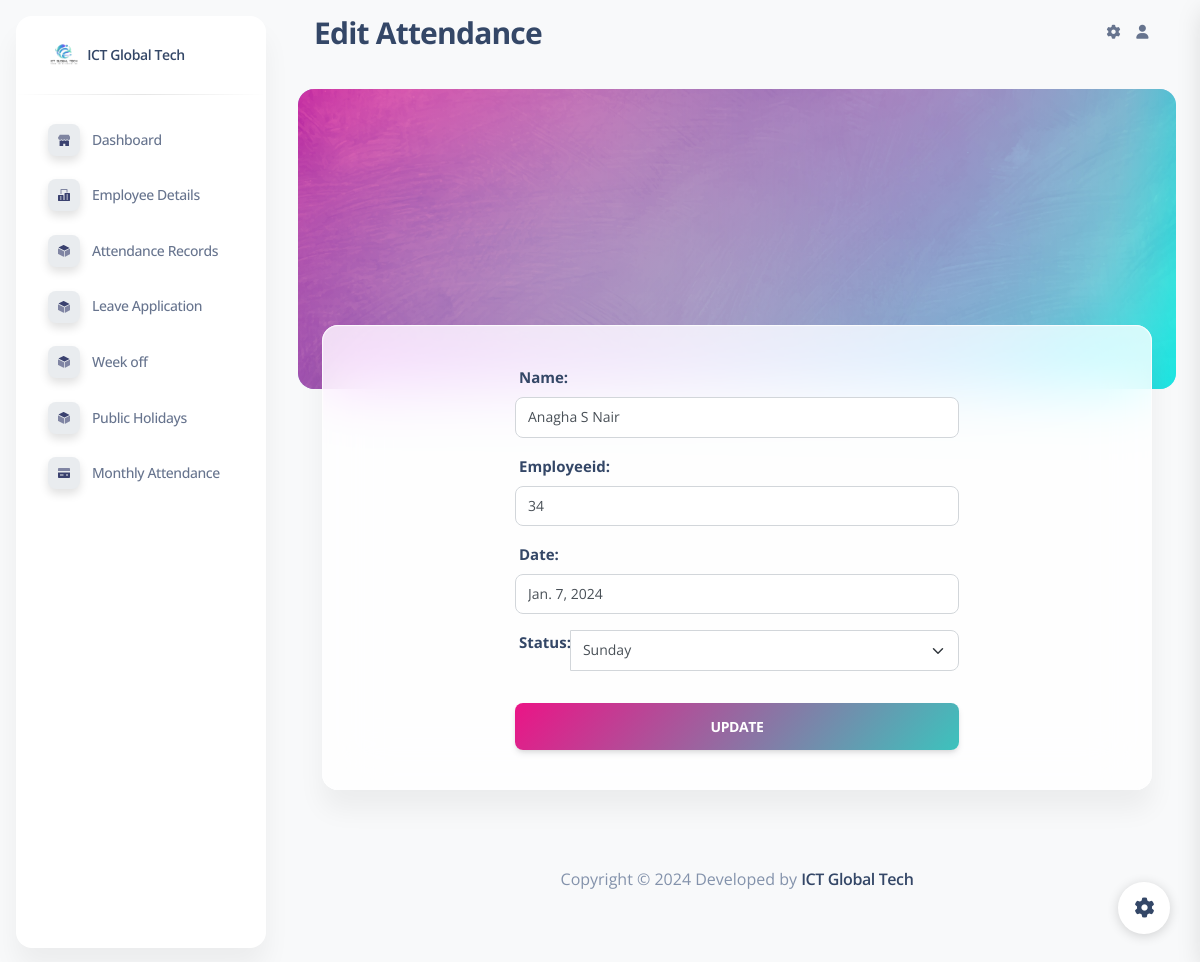
Page /editattendance/6758 on the committed database.
### attendance_app/models.py (models this page shows)
class ExtraModel(models.Model):
    name=models.CharField(max_length=30)
    employeeid=models.CharField(max_length=30)
    date=models.DateField(blank=True, null=True)
    status=models.CharField(max_length=40)
    login=models.CharField(max_length=20)

### attendance_app/views.py (the view)
# urls.py: path('editattendance/<int:employee_id>', views.editattendance, name='editattendance'),
def editattendance(request, employee_id):
    extra_instances = ExtraModel.objects.filter(id=employee_id)
    if not extra_instances.exists():
        return render(request, '404.html')  # Or handle appropriately for no matching records
    extra_instance = extra_instances.first()
    if request.method == 'POST':
        form = ExtraStatusForm(request.POST, instance=extra_instance)
        if form.is_valid():
            extra_instance.status = form.cleaned_data['status']
            extra_instance.save()
            return redirect(employeedetails)  # Adjust the URL name accordingly
    else:
        form = ExtraStatusForm(initial={'status': extra_instance.status})
    return render(request, 'editattendance.html', {'employee_details': extra_instance, 'form': form})

### attendance_app/forms.py
class ExtraStatusForm(forms.ModelForm):
    class Meta:
        model = ExtraModel
        fields = ['status']

### attendance_app/templates/editattendance.html (shortened to what this page needs)
<!DOCTYPE html>
<html lang="en">
<head>
  <link href=" /static/assets/css/nucleo-icons.css" rel="stylesheet" />
  <link href=" /static/assets/css/nucleo-svg.css" rel="stylesheet" />
  <link href=" /static/assets/css/nucleo-svg.css" rel="stylesheet" />
  <link id="pagestyle" href=" /static/assets/css/soft-ui-dashboard.css?v=1.0.7" rel="stylesheet" />
</head>
<body class="g-sidenav-show  bg-gray-100">
  <aside class="sidenav navbar navbar-vertical navbar-expand-xs border-0 border-radius-xl my-3 fixed-start ms-3 " id="sidenav-main">
    <div class="sidenav-header">
      <a class="navbar-brand m-0" href=" https://demos.creative-tim.com/soft-ui-dashboard/pages/dashboard.html " target="_blank">
        <img src="  /static/assets/img/ictlogotext.png " class="navbar-brand-img h-100" alt="main_logo">
        <span class="ms-1 font-weight-bold">ICT Global Tech</span>
      </a>
    </div>
    <hr class="horizontal dark mt-0">
    <div class="collapse navbar-collapse  w-auto " id="sidenav-collapse-main">
      <ul class="navbar-nav">
        <li class="nav-item">
          <a class="nav-link" href="/admindashboard/">
            <div class="icon icon-shape icon-sm shadow border-radius-md bg-white text-center me-2 d-flex align-items-center justify-content-center">
            </div>
            <span class="nav-link-text ms-1">Dashboard</span>
          </a>
        </li>
        <li class="nav-item">
          <a class="nav-link  " href="/employeedetails/">
            <div class="icon icon-shape icon-sm shadow border-radius-md bg-white text-center me-2 d-flex align-items-center justify-content-center">
            </div>
            <span class="nav-link-text ms-1">Employee Details</span>
          </a>
        </li>
        <li class="nav-item">
          <a class="nav-link  " href="/display_attendance/">
            <div class="icon icon-shape icon-sm shadow border-radius-md bg-white text-center me-2 d-flex align-items-center justify-content-center">
            </div>
            <span class="nav-link-text ms-1">Attendance Records</span>
          </a>
        </li>
        <li class="nav-item">
          <a class="nav-link  " href="/leavedisplay/">
            <div class="icon icon-shape icon-sm shadow border-radius-md bg-white text-center me-2 d-flex align-items-center justify-content-center">
            </div>
            <span class="nav-link-text ms-1">Leave Application</span>
          </a>
        </li>
        <li class="nav-item">
          <a class="nav-link  " href="/weekoff/">
            <div class="icon icon-shape icon-sm shadow border-radius-md bg-white text-center me-2 d-flex align-items-center justify-content-center">
            </div>
            <span class="nav-link-text ms-1">Week off</span>
          </a>
        </li>
        <li class="nav-item">
          <a class="nav-link  " href="/publicholidays/">
            <div class="icon icon-shape icon-sm shadow border-radius-md bg-white text-center me-2 d-flex align-items-center justify-content-center">
            </div>
            <span class="nav-link-text ms-1">Public Holidays</span>
          </a>
        </li>
        <li class="nav-item">
          <a class="nav-link  " href="/monthlyattendance/">
            <div class="icon icon-shape icon-sm shadow border-radius-md bg-white text-center me-2 d-flex align-items-center justify-content-center">
            </div>
            <span class="nav-link-text ms-1">Monthly Attendance</span>
          </a>
        </li>
  </aside>
  <main class="main-content position-relative max-height-vh-100 h-100 border-radius-lg ">
    <nav class="navbar navbar-main navbar-expand-lg px-0 mx-4 shadow-none border-radius-xl" id="navbarBlur" navbar-scroll="true">
      <div class="container-fluid py-1 px-3">
        <nav aria-label="breadcrumb">
          <h3 class="font-weight-bolder mb-0">Edit Attendance</h3>
        </nav>
        <div class="collapse navbar-collapse mt-sm-0 mt-2 me-md-0 me-sm-4" id="navbar">
          <ul class="navbar-nav  justify-content-end">
            <li class="nav-item px-3 d-flex align-items-center">
              <a href="javascript:;" class="nav-link text-body p-0">
                <i class="fa fa-cog fixed-plugin-button-nav cursor-pointer"></i>
              </a>
            </li>
            <li class="nav-item dropdown pe-2 d-flex align-items-center">
              <a href="javascript:;" class="nav-link text-body p-0" id="dropdownMenuButton" data-bs-toggle="dropdown" aria-expanded="false">
                <i class="fa fa-user me-sm-1"></i>
              </a>
            </li>
          </ul>
        </div>
      </div>
    </nav>
    <div class="container-fluid">
      <div class="page-header min-height-300 border-radius-xl mt-4" style="background-image: url('/static/assets/img/17918283.jpg'); background-position-y: 50%;">
        <span class="mask bg-gradient-primary opacity-6"></span>
      </div>
      <div class="card card-body blur shadow-blur mx-4 mt-n6 overflow-hidden">
        <div class="row gx-4">
          <main class="main-content mt-0">
    <section>
              <div class="container">
            <div class="row justify-content-center">
                <div class="col-xl-8">
                    <div class="card card-plain">
                        <div class="card-body">
                          <form role="form" method="POST" enctype="multipart/form-data">
                            <div class="col-md-12 mb-3">
                              <label class="form-label" style="font-size: 15px;">Name:</label>
                              <input type="text" class="form-control" name="name" value="{{employee_details.name}}">
                            </div>
                            <div class="col-md-12 mb-3">
                              <label class="form-label" style="font-size: 15px;">Employeeid:</label>
                              <input type="text" class="form-control" name="employeeid" value="{{employee_details.employeeid}}">
                            </div>
                            <div class="col-md-12 mb-3">
                              <label class="form-label" style="font-size: 15px;">Date:</label>
                              <input type="text" class="form-control" name="date" value="{{employee_details.date}}">
                            </div>
                            <div class="input-group input-group-outline mb-2">
                              <label class="form-label" style="font-size: 15px;">Status:</label>
                              <select class="form-select" name="status">
                                  <option value="Sunday" {% if employee_details.status == 'Sunday' %}selected{% endif %}>Sunday</option>
                              </select>
                          </div>
                            <div class="text-center">
                              <div class="row">
                                  <div class="col-md-12">
                                      <button type="submit" class="btn btn-lg bg-gradient-primary btn-lg w-100 mt-4 mb-0">UPDATE</button>
                                  </div>
                              </div>
                          </div>
                          </form>
                        </div>
                    </div>
                </div>
            </div>
        </div>
    </section>
</main>
        </div>
      </div>
    </div>
    <div class="container-fluid py-4">
    <footer class="footer py-5">
        <div class="container">
          <div class="row">
            <div class="col-8 mx-auto text-center mt-1">
              <p class="mb-0 text-secondary">
                Copyright ©  Developed by
                <a href="https://ictglobaltech.com" class="font-weight-bold" target="_blank">ICT Global Tech</a>
              </p>
            </div>
          </div>
        </div>
      </footer>
    </div>
  </main>
  <div class="fixed-plugin">
    <a class="fixed-plugin-button text-dark position-fixed px-3 py-2">
      <i class="fa fa-cog py-2"> </i>
    </a>
  </div>
</body>
</html>

### attendance_app/static/assets/css/nucleo-svg.css (style rules this page uses)
.icon { display: inline-block; color: #111111; height: 1em; width: 1em; }
.icon-sm { height: 0.8em; width: 0.8em; }
.icon { fill: currentColor; stroke: none; }

### rows in the picture
ExtraModel: name "Anagha S Nair", employeeid "34", date "Jan. 7, 2024", status "Sunday"
